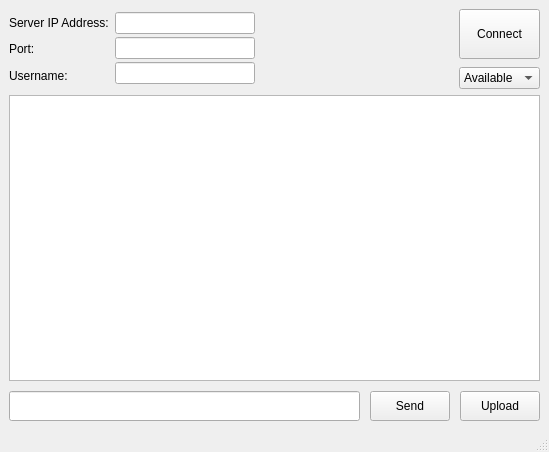
<?xml version="1.0" encoding="UTF-8"?>
<ui version="4.0">
 <class>MainWindow</class>
 <widget class="QMainWindow" name="MainWindow">
  <property name="geometry">
   <rect>
    <x>0</x>
    <y>0</y>
    <width>549</width>
    <height>452</height>
   </rect>
  </property>
  <property name="windowTitle">
   <string>Client</string>
  </property>
  <widget class="QWidget" name="centralwidget">
   <layout class="QGridLayout" name="gridLayout">
    <item row="0" column="0">
     <layout class="QVBoxLayout" name="verticalLayout_2">
      <property name="spacing">
       <number>0</number>
      </property>
      <item>
       <widget class="QLabel" name="label">
        <property name="text">
         <string>Server IP Address:</string>
        </property>
       </widget>
      </item>
      <item>
       <widget class="QLabel" name="label_2">
        <property name="text">
         <string>Port:</string>
        </property>
       </widget>
      </item>
      <item>
       <widget class="QLabel" name="label_3">
        <property name="text">
         <string>Username:</string>
        </property>
       </widget>
      </item>
     </layout>
    </item>
    <item row="0" column="2">
     <spacer name="horizontalSpacer">
      <property name="orientation">
       <enum>Qt::Horizontal</enum>
      </property>
      <property name="sizeHint" stdset="0">
       <size>
        <width>164</width>
        <height>20</height>
       </size>
      </property>
     </spacer>
    </item>
    <item row="0" column="3">
     <layout class="QVBoxLayout" name="verticalLayout" stretch="0,0">
      <property name="spacing">
       <number>8</number>
      </property>
      <item>
       <widget class="QPushButton" name="btn_connect">
        <property name="minimumSize">
         <size>
          <width>0</width>
          <height>50</height>
         </size>
        </property>
        <property name="maximumSize">
         <size>
          <width>16777215</width>
          <height>50</height>
         </size>
        </property>
        <property name="cursor">
         <cursorShape>PointingHandCursor</cursorShape>
        </property>
        <property name="text">
         <string>Connect</string>
        </property>
       </widget>
      </item>
      <item>
       <widget class="QComboBox" name="status_combo_box">
        <item>
         <property name="text">
          <string>Available</string>
         </property>
        </item>
        <item>
         <property name="text">
          <string>Away</string>
         </property>
        </item>
        <item>
         <property name="text">
          <string>Busy</string>
         </property>
        </item>
       </widget>
      </item>
     </layout>
    </item>
    <item row="1" column="0" colspan="4">
     <widget class="QTextBrowser" name="message_list">
      <property name="font">
       <font>
        <pointsize>12</pointsize>
       </font>
      </property>
     </widget>
    </item>
    <item row="2" column="0" colspan="4">
     <widget class="QWidget" name="input_widget" native="true">
      <layout class="QHBoxLayout" name="horizontalLayout">
       <property name="spacing">
        <number>10</number>
       </property>
       <property name="leftMargin">
        <number>0</number>
       </property>
       <property name="topMargin">
        <number>4</number>
       </property>
       <property name="rightMargin">
        <number>0</number>
       </property>
       <property name="bottomMargin">
        <number>0</number>
       </property>
       <item>
        <widget class="QLineEdit" name="message_text">
         <property name="minimumSize">
          <size>
           <width>0</width>
           <height>30</height>
          </size>
         </property>
         <property name="font">
          <font>
           <pointsize>12</pointsize>
          </font>
         </property>
        </widget>
       </item>
       <item>
        <widget class="QPushButton" name="btn_send">
         <property name="minimumSize">
          <size>
           <width>0</width>
           <height>30</height>
          </size>
         </property>
         <property name="maximumSize">
          <size>
           <width>16777215</width>
           <height>40</height>
          </size>
         </property>
         <property name="cursor">
          <cursorShape>PointingHandCursor</cursorShape>
         </property>
         <property name="text">
          <string>Send</string>
         </property>
        </widget>
       </item>
       <item>
        <widget class="QPushButton" name="btn_upload">
         <property name="minimumSize">
          <size>
           <width>0</width>
           <height>30</height>
          </size>
         </property>
         <property name="text">
          <string>Upload</string>
         </property>
        </widget>
       </item>
      </layout>
     </widget>
    </item>
    <item row="0" column="1">
     <widget class="QWidget" name="connection_specs" native="true">
      <layout class="QVBoxLayout" name="verticalLayout_3">
       <property name="spacing">
        <number>0</number>
       </property>
       <property name="leftMargin">
        <number>0</number>
       </property>
       <property name="topMargin">
        <number>0</number>
       </property>
       <property name="rightMargin">
        <number>0</number>
       </property>
       <property name="bottomMargin">
        <number>0</number>
       </property>
       <item>
        <widget class="QLineEdit" name="server_ip_line">
         <property name="minimumSize">
          <size>
           <width>140</width>
           <height>0</height>
          </size>
         </property>
         <property name="maximumSize">
          <size>
           <width>140</width>
           <height>16777215</height>
          </size>
         </property>
        </widget>
       </item>
       <item>
        <widget class="QLineEdit" name="port_line">
         <property name="minimumSize">
          <size>
           <width>140</width>
           <height>0</height>
          </size>
         </property>
         <property name="maximumSize">
          <size>
           <width>140</width>
           <height>16777215</height>
          </size>
         </property>
        </widget>
       </item>
       <item>
        <widget class="QLineEdit" name="name_line">
         <property name="minimumSize">
          <size>
           <width>140</width>
           <height>0</height>
          </size>
         </property>
         <property name="maximumSize">
          <size>
           <width>140</width>
           <height>16777215</height>
          </size>
         </property>
        </widget>
       </item>
      </layout>
     </widget>
    </item>
   </layout>
  </widget>
  <widget class="QMenuBar" name="menubar">
   <property name="geometry">
    <rect>
     <x>0</x>
     <y>0</y>
     <width>549</width>
     <height>23</height>
    </rect>
   </property>
  </widget>
  <widget class="QStatusBar" name="statusbar"/>
 </widget>
 <resources/>
 <connections/>
</ui>
